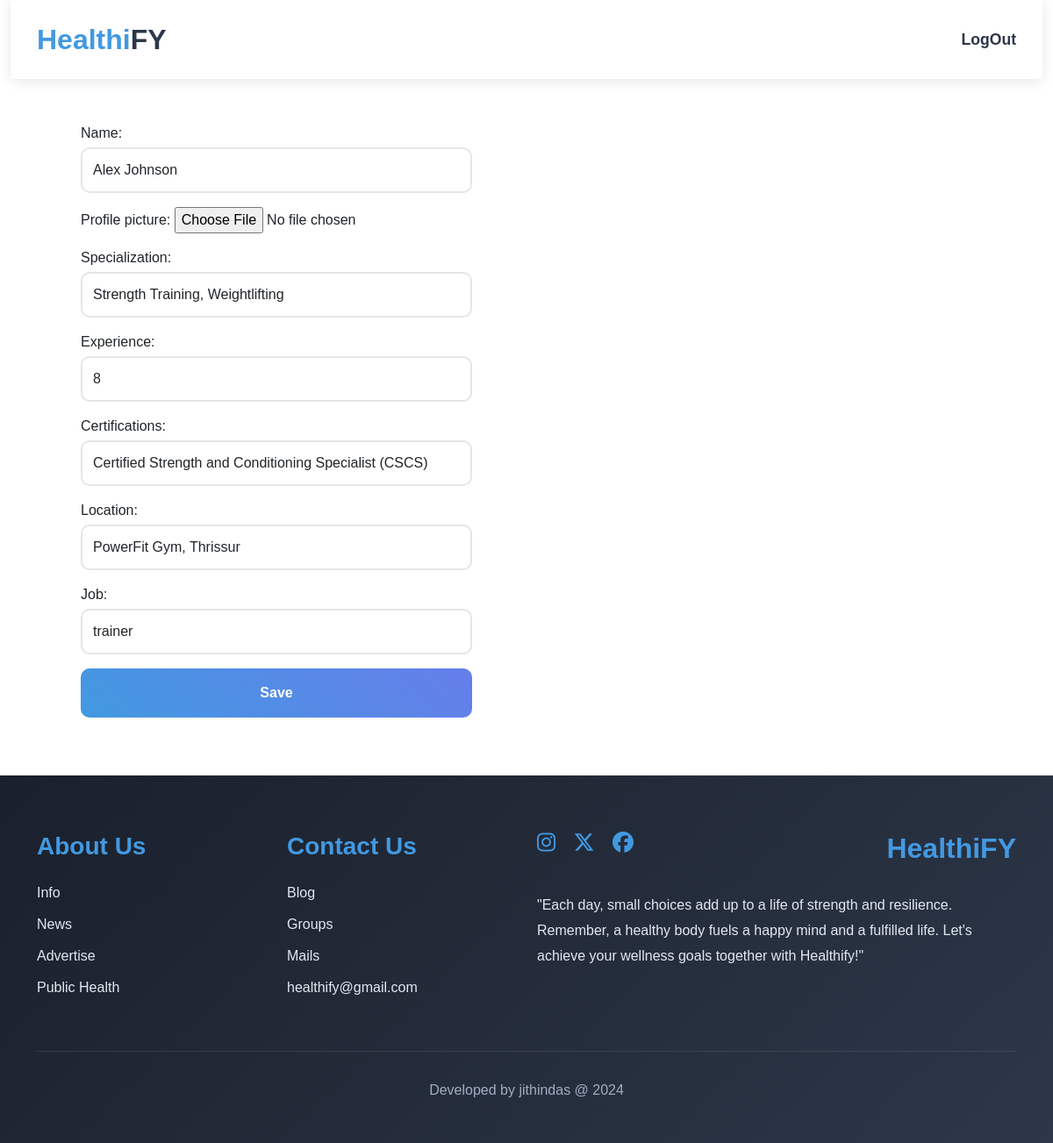
Page /consultant_update/1 on the committed database.
### web/models.py (models this page shows, shortened)
class Consultant(models.Model):
    name=models.CharField(max_length=100,null=True)
    profile_picture=models.FileField(upload_to='images',null=True,blank=True)
    specialization=models.CharField(max_length=100,null=True)
    experience=models.IntegerField(null=True)
    certifications=models.CharField(max_length=100,null=True)
    location=models.CharField(max_length=100,null=True)
    job=models.CharField(max_length=100,choices=[('trainer','trainer'),
                                                    ('nutritionist','nutritionist')],null=True)
    created_date=models.DateField(auto_now_add=True)
    updated_date=models.DateField(auto_now=True)

### web/views.py (the view, shortened to what this page needs)
# urls.py: path('consultant_update/<int:pk>',Consultant_Update_View.as_view(),name='consultant_update'),
class Consultant_Update_View(View):
    def get(self,request,*args,**kwargs):
        id=kwargs.get('pk')
        data=Consultant.objects.get(id=id)
        form=Consultant_Form(instance=data)
        return render(request,'consultant.html',{'form':form})

### web/templates/consultant.html (shortened to what this page needs)
{% extends 'profile_update.html' %}
{% load static %}
{% block content %}
<div class="container content">
    <div class="row">
        <div class="col-lg-6 col-md-6 col-sm-12 col-12">
            <form action="" class="fom" method="post" enctype="multipart/form-data">
                {{form.as_p}}
                <button class="block1_btn btn form-control" type="submit">Save</button>
            </form>
        </div>
        <div class="col-lg-6 col-md-6 col-sm-12 col-12"></div>
    </div>
</div>
{% endblock content %}

### web/templates/profile_update.html (style rules this page uses)
* { margin: 0; padding: 0; box-sizing: border-box; font-family: 'Poppins', sans-serif; }
.form-control { border: 2px solid #e2e8f0; border-radius: 10px; padding: 0.75rem; margin-bottom: 1rem; transition: all 0.3s ease; }
.block1_btn { background: linear-gradient(45deg, #4299e1, #667eea); color: white; padding: 1rem; border-radius: 10px; font-weight: 600; transition: all 0.3s ease; border: none; }

### web/templates/consultant.html (style rules this page uses)
.fom { padding: 50px; }

### rows in the picture
Consultant: name "Alex Johnson", specialization "Strength Training, Weightlifting", experience "8", certifications "Certified Strength and Conditioning Specialist (CSCS)", location "PowerFit Gym, Thrissur", job "trainer"
